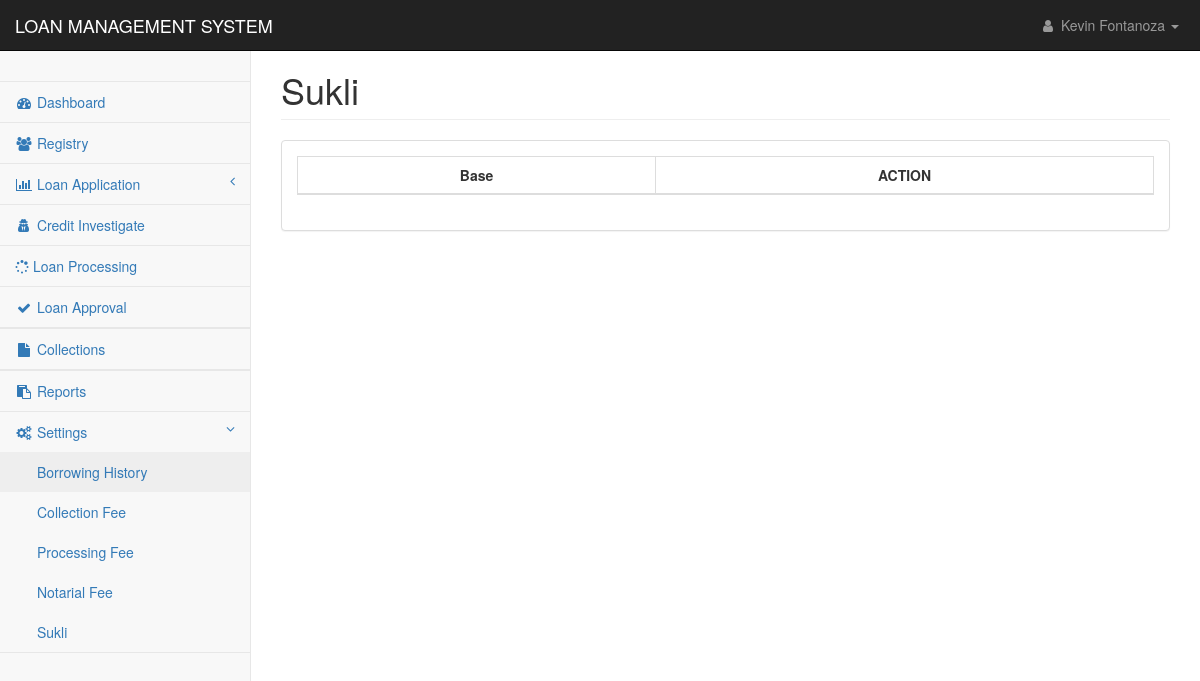
Page /pages/setting_borrowing_history.php (signed in) on the earlier database version.
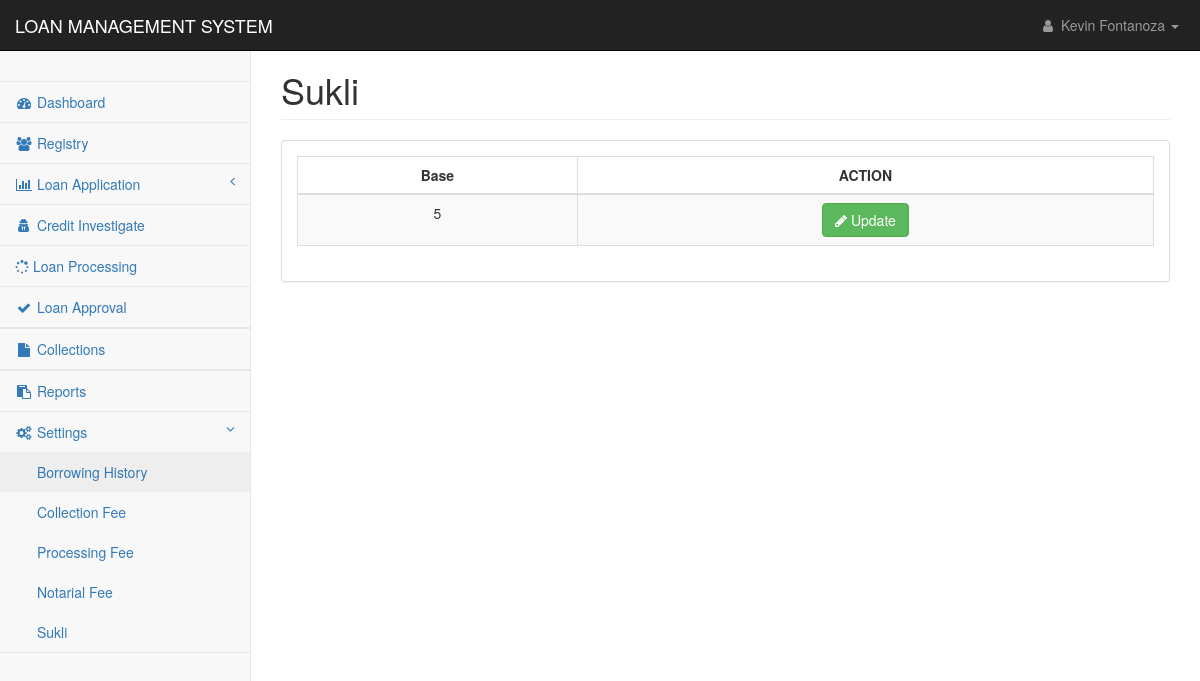
Same page on the later database version.
### tables this page shows
CREATE TABLE `borrowing_history` (
  `bh_id` int(11) NOT NULL,
  `base` int(11) NOT NULL
);

### config/conn.php (called while the page is built, shortened)
<?php
class DatabaseConnection
{
    public function connect()
    {
        $conn = new mysqli(DB_HOST,DB_USER,DB_PASSWORD,DB_DATABASE);
        return $this->conn = $conn;
    }
}
?>

### controller/reg_app.php (called while the page is built, shortened)
<?php
require_once('../config/conn.php');
class Registry extends DatabaseConnection {
    function display($table){
        $sql = "SELECT * FROM $table";
        $result = mysqli_query($this->connect(), $sql);
        return $result;
    }
    }
?>

### pages/setting_borrowing_history.php (the view, shortened to what the changed rows need)
<?php
include('../config/conn.php');
include('../controller/reg_app.php');
if($_SESSION['user_id']){
?>
<!DOCTYPE html>
<html lang="en">
<head>
    <link href="../css/bootstrap.min.css" rel="stylesheet">
    <link href="../css/metisMenu.min.css" rel="stylesheet">
    <link href="../css/dataTables/dataTables.bootstrap.css" rel="stylesheet">
    <link href="../css/dataTables/dataTables.responsive.css" rel="stylesheet">
    <link href="../css/startmin.css" rel="stylesheet">
    <link href="../css/font-awesome.min.css" rel="stylesheet" type="text/css">
</head>
<body>
    <div id="wrapper">
        <?php include('nav.php');?>
        <div id="page-wrapper">
            <div class="container-fluid">
                <div class="row">
                    <div class="col-lg-12">
                        <h1 class="page-header">Sukli</h1>
                    </div>
                </div>
                <div class="row">
                    <div class="col-lg-12">
                        <div class="panel panel-default">
                            <div class="panel-body">
                                <div class="table-responsive">
                                    <table class="table table-striped table-bordered table-hover"
                                        id="dataTables-example">
                                        <thead>
                                            <tr>
                                                <th class="text-center">Base</th>
                                                <th class="text-center">ACTION</th>
                                            </tr>
                                        </thead>
                                        <tbody>
                                            <?php
                                                $settings = new Registry();
                                                $result = $settings->display("borrowing_history");
                                                if(mysqli_num_rows($result) > 0){
                                                    while($rows = mysqli_fetch_assoc($result)){
                                            ?>
                                            <tr class="even gradeC">
                                                <td class="text-center">
                                                    <?php  echo  $rows['base']??null;?>
                                                </td>
                                                <td class="text-center">
                                                    <a
                                                        href="setting_borrowing_history_update.php?id=<?php echo $rows['bh_id'];?>">
                                                        <button type="button" class="btn btn-success"
                                                            data-toggle="tooltip" data-placement="top" title="Update">
                                                            <i class="fa fa-pencil" aria-hidden="true"></i> Update
                                                        </button>
                                                    </a>
                                                </td>
                                            </tr>
                                            <?php
                                                }
                                            }
                                            ?>
                                        </tbody>
                                    </table>
                                </div>
                            </div>
                        </div>
                    </div>
                </div>
            </div>
        </div>
    </div>
</body>
</html>
<?php
}else{
    header('location: index.php');
}
?>

### pages/nav.php (shortened to what the changed rows need)
<nav class="navbar navbar-inverse navbar-fixed-top" role="navigation">
    <div class="navbar-header">
        <a class="navbar-brand" href="index.php">LOAN MANAGEMENT SYSTEM</a>
    </div>
    <ul class="nav navbar-right navbar-top-links">
        <li class="dropdown">
            <a class="dropdown-toggle" data-toggle="dropdown" href="#">
                <i class="fa fa-user fa-fw"></i> <?php echo $_SESSION['name'];?> <b class="caret"></b>
            </a>
        </li>
    </ul>
    <div class="navbar-default sidebar" role="navigation">
        <div class="sidebar-nav navbar-collapse">
            <ul class="nav" id="side-menu">
                <li class="sidebar-search">
                </li>
                <li>
                    <a href="index.php"><i class="fa fa-dashboard fa-fw"></i> Dashboard</a>
                </li>
                <li>
                    <a href="registry_applicant.php"><i class="fa fa-users fa-fw"></i> Registry</a>
                <li>
                    <a href="#"><i class="fa fa-bar-chart fa-fw"></i> Loan Application<span class="fa arrow"></span></a>
                </li>
                <li>
                    <a href="loan_credit_investigation.php"><i class="fa fa-user-secret fa-fw"></i> Credit
                        Investigate</a>
                </li>
                <li>
                    <a href="process_loan.php"><i class="fa fa-spinner"></i> Loan Processing</a>
                </li>
                <li>
                    <a href="loan_approval.php"><i class="fa fa-check fa-fw"></i> Loan Approval</a>
                <li>
                <li>
                    <a href="#"><i class="fa fa-file fa-fw"></i> Collections</a>
                <li>
                <li>
                    <a href="#"><i class="fa fa-clipboard fa-fw"></i> Reports</a>
                <li>
                    <a href="#"><i class="fa fa-cogs fa-fw"></i> Settings<span class="fa arrow"></span></a>
                    <ul class="nav nav-second-level">
                        <li>
                            <a href="setting_borrowing_history.php"> Borrowing History</a>
                        </li>
                        <li>
                            <a href="setting_collection.php"> Collection Fee</a>
                        </li>
                        <li>
                            <a href="setting_processing.php"> Processing Fee</a>
                        </li>
                        <li>
                            <a href="setting_notarial.php"> Notarial Fee</a>
                        </li>
                        <li>
                            <a href="setting_sukli.php"> Sukli</a>
                        </li>
                    </ul>
                </li>
            </ul>
        </div>
    </div>
</nav>

Differences in the rows shown:
added borrowing_history: base "5"
